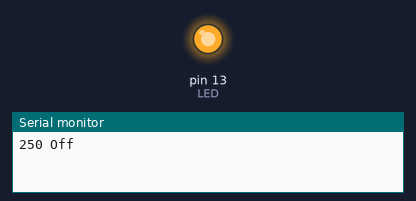
Bench run of a sketch on a simulated Arduino Nano, built with avr-gcc and run on an emulated ATmega328P. Shown: output pins drawn as LEDs (lit = HIGH), the last lines printed to the serial monitor.

Above: at 0.7 s.
At 9.5 s:
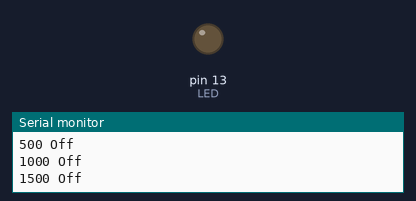
Timing chart, 0 to 13.7 s (numbered marks = the images above):
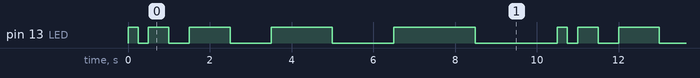

Measured:
- by itself, pin 13 (LED): repeats every 10.5 s: HIGH 0.50 s, LOW 0.50 s, HIGH 1.0 s, LOW 1.0 s, HIGH 1.5 s, LOW 1.5 s, HIGH 2.0 s, LOW 2.0 s, HIGH 0.25 s, LOW 0.25 s
- by itself, everything shown: repeats every 10.5 s, in 10 steps

The sketch:

LEDFlashTest.ino
```cpp
/**
 * Author:A.E.Neumann
 * version: 1.0
 * date: 9-23-2018
 * * Programming Arduino Nano
    Arduino Nano
    Older Nano Boards - ATMega 328 (Old Bootloader)
    Newer Nano Boards - ATMega 328
    Programmer AVRISP MKII
 */

/*********************************************************/
// variables
int TimeCounter;
int ncnt;
int LEDStateCounter;
int LEDBluState;
int const LedOnTime = 50;
//int const interruptPin = 2;
int SerialOn = 0;

int LED=13;  			//portb.5 'for testing 'Digital pin 13 - On board LED

/*********************************************************/

void setup() {


	pinMode(LED,OUTPUT);

  	pinMode(LED_BUILTIN,OUTPUT);//We use the led on pin 13 to indicate when Arduino is A sleep
   digitalWrite(LED_BUILTIN,HIGH);//turning LED on
   LEDStateCounter=1;
    SetSerial115();

}

void loop() {

 //Sequence the On Board LED
 digitalWrite(LED_BUILTIN,HIGH);
 delay(250);
 digitalWrite(LED_BUILTIN,LOW);
 delay(250);
 Serial.println ("250 Off");
 digitalWrite(LED_BUILTIN,HIGH);
 delay(500);
 digitalWrite(LED_BUILTIN,LOW);
 delay(500);
 Serial.println ("500 Off");
 digitalWrite(LED_BUILTIN,HIGH);
 delay(1000);
 digitalWrite(LED_BUILTIN,LOW);
 delay(1000);
 Serial.println ("1000 Off");
 digitalWrite(LED_BUILTIN,HIGH);
 delay(1500);
 digitalWrite(LED_BUILTIN,LOW);
 delay(1500);
 Serial.println ("1500 Off");
 digitalWrite(LED_BUILTIN,HIGH);
 delay(2000);
 digitalWrite(LED_BUILTIN,LOW);
 delay(2000);
 Serial.println ("2000 Off");
}
/*********************************************************/
void SetSerial115(){
  if (SerialOn != 115)
    {
      Serial.begin(115200);
        while (!Serial) {
          // will pause until serial console opens
          delay(10);}
     }
  SerialOn = 115;
}
```
